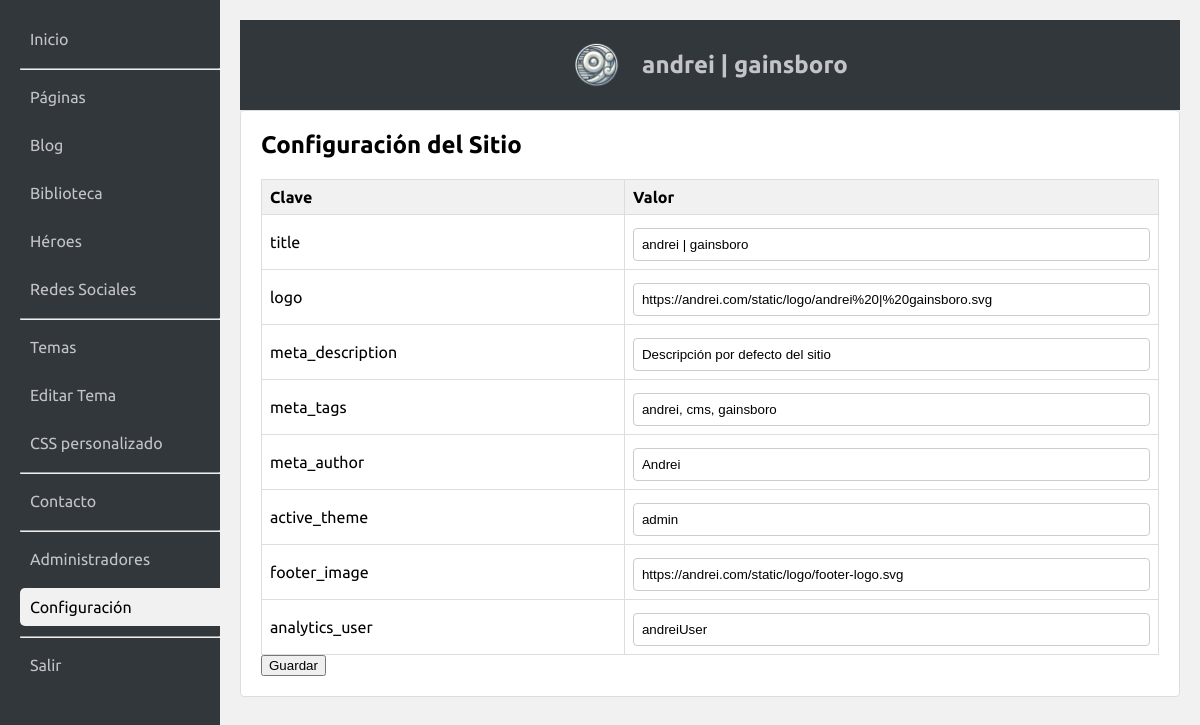
/admin/index.php?action=list_config (signed in), run on the app's committed database.
### tables this page shows
CREATE TABLE config (
    id INTEGER PRIMARY KEY AUTOINCREMENT,
    key TEXT UNIQUE NOT NULL,
    value TEXT NOT NULL
);

### admin/index.php (called while the page is built, shortened)
<?php
require_once 'admin.php';

### admin/acciones/listarconfiguracion.php (the view, shortened to what this page needs)
<?php
	if (isset($_POST['save_config'])) {
            foreach ($_POST['config'] as $k => $v) {
                $st = $db->prepare("UPDATE config SET value = :val WHERE key = :key");
                $st->bindValue(':val', $v, SQLITE3_TEXT);
                $st->bindValue(':key', $k, SQLITE3_TEXT);
                $st->execute();
            }
            $message = "<p class='success'>Configuración actualizada.</p>";
        } else {
            $message = '';
        }
        $configs = $db->query("SELECT * FROM config ORDER BY id ASC");
        $html = "<h2>Configuración del Sitio</h2>
                 $message
                 <form method='post'>
                 <table class='admin-table'>
                 <tr><th>Clave</th><th>Valor</th></tr>";
        while ($row = $configs->fetchArray(SQLITE3_ASSOC)) {
            $key = htmlspecialchars($row['key']);
            $val = htmlspecialchars($row['value']);
            $html .= "<tr>
                        <td>$key</td>
                        <td><input type='text' name='config[$key]' value='$val'></td>
                      </tr>";
        }
        $html .= "</table>
                  <button type='submit' name='save_config'>Guardar</button>
                  </form>";
?>

### admin/admin.css (style rules this page uses)
body { font-family: Ubuntu, sans-serif; margin: 0; padding: 0; background-color: #f1f1f1; display: flex; justify-content: center; align-items: center; height: 100vh; }
.admin-section h2 { margin-top: 0; }
.admin-form input, .admin-form textarea, .admin-form select,.admin-table input { width: 100%; padding: 8px; margin-top: 5px; border: 1px solid #ccc; border-radius: 4px; box-sizing:border-box; }
.admin-table { width: 100%; border-collapse: collapse; margin-top: 20px; }
.admin-table th, .admin-table td { border: 1px solid #ddd; padding: 8px; text-align: left; }
.admin-table th { background-color: #f1f1f1; }

### data on the page
config: key "title", value "andrei | gainsboro"
config: key "logo", value "https://andrei.com/static/logo/andrei%20|%20gainsboro.svg"
config: key "meta_description", value "Descripción por defecto del sitio"
config: key "meta_tags", value "andrei, cms, gainsboro"
config: key "meta_author", value "Andrei"
config: key "active_theme", value "admin"
config: key "footer_image", value "https://andrei.com/static/logo/footer-logo.svg"
config: key "analytics_user", value "andreiUser"
